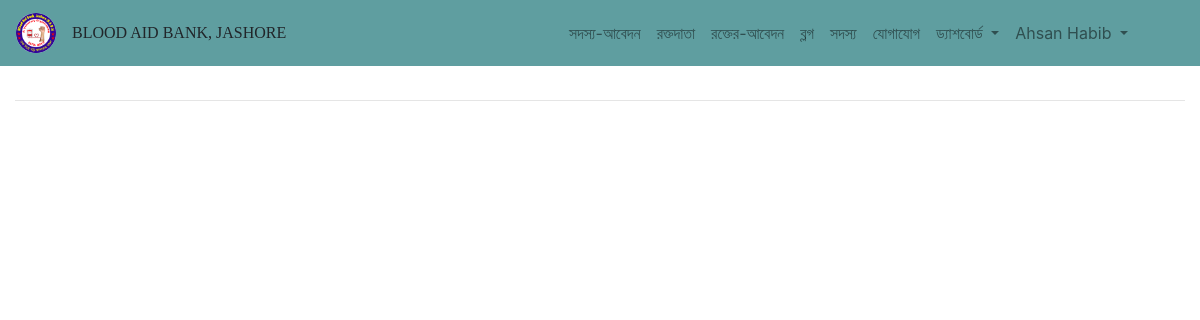
/Application/List/ (signed in), run on an earlier commit of the app's database.
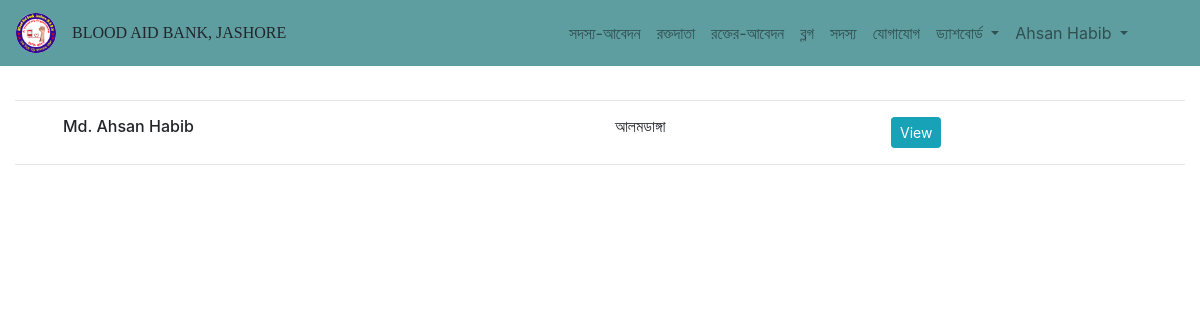
And on a later commit of the database.
### Bloodbank/models.py (models this page shows, shortened)
class Applicant(models.Model):
    name = models.CharField(max_length = 100, verbose_name = 'সদস্য নাম')
    phone = models.CharField(max_length = 14, verbose_name = 'মোবাইল নাম্বার')
    institution = models.CharField(max_length = 100, verbose_name = 'শিক্ষা-প্রতিষ্ঠান')
    blood_group = models.ForeignKey(BloodGroup, on_delete=models.CASCADE, verbose_name = 'রক্তের গ্রুপ', null=False)
    location = models.ForeignKey(Upazila, on_delete=models.CASCADE, verbose_name="উপজেলা/থানা", null=False)
    zilla = models.ForeignKey(Zilla, on_delete=models.CASCADE, verbose_name="জেলা", null=False)
    ref_name = models.CharField(max_length = 100, verbose_name = 'রেফারেন্স')
    image  = models.ImageField(upload_to = 'Applicant/', default = '', verbose_name = 'ছবি')
    REQUIRED_FIELDS = ('name', 'phone','institution', 'blood_group','location','zilla','ref_name','image')
    class Meta:
        verbose_name_plural = "Applicant"

class Upazila(models.Model):
    upazila = models.CharField(max_length=100, blank=False, null=False, verbose_name="উপজেলা/থানা")
    def __str__(self):
        return self.upazila
    class Meta:
        verbose_name_plural = "Upazilla"

### Bloodbank/views.py (the view)
# urls.py: path('Application/List/', views.show_application_list, name = 'show_application_list'),
@login_required
def show_application_list(request):
    list = Applicant.objects.order_by('-id').all()
    return render(request, 'Bloodbank/member_application_list.html', context={'list': list})

### templates/Bloodbank/member_application_list.html
{% extends "base.html" %}
{% load static %}
{% block content %}
    <div class="container-fluid" style="margin-top:100px">
        {% for l in list %}
            <hr class="px-5">
            <div class="row px-5">
                <div class="col-sm-9">
                    <div class="row">
                        <div class="col-sm-8">
                                <h6>{{l.name}}</h6>
                        </div>
                        <div class="col-sm-4">
                                <h6>{{l.location}}</h6>
                        </div>
                    </div>
                </div>
                <div class="col-sm-3">
                        <a class="btn btn-sm btn-info" type="button" href="{% url 'Bloodbank:show_application_details' l.pk%}">View</a>
                </div>
            </div>
        {%endfor%}
        <hr>
    </div>
{% endblock %}

What changed in the data, as far as the page shows it:
added Applicant: name "Md. Ahsan Habib", location "আলমডাঙ্গা"
